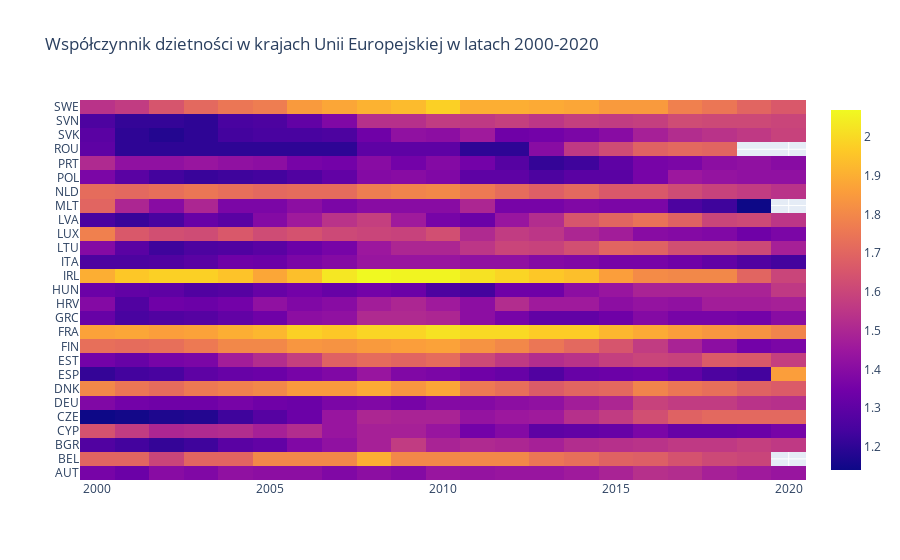

The notebook cell saved with this chart:
### Code cell
# prepared plot
domain = feritility_EU['YEAR']
fig = go.Figure()
fig.add_trace(go.Heatmap(x = domain,
                         y = feritility_EU['COUNTRY'],
                         z = feritility_EU['FERITILITY_RANGE']))
fig.update_layout(title = 'Współczynnik dzietności w krajach Unii Europejskiej w latach 2000-2020')
iplot(fig)

### Figure 1 — Plotly figure (JSON) as saved in the notebook; plotly's stock layout.template omitted (floating-point values rounded to 4 significant figures; data arrays with more than 128 entries replaced by an {"elided": "..."} marker saying what was removed)
{"data": [{"type": "heatmap", "x": {"elided": "566 int values"}, "y": {"elided": "566 str values"}, "z": {"elided": "566 float values"}}], "layout": {"title": {"text": "Współczynnik dzietności w krajach Unii Europejskiej w latach 2000-2020"}}}
